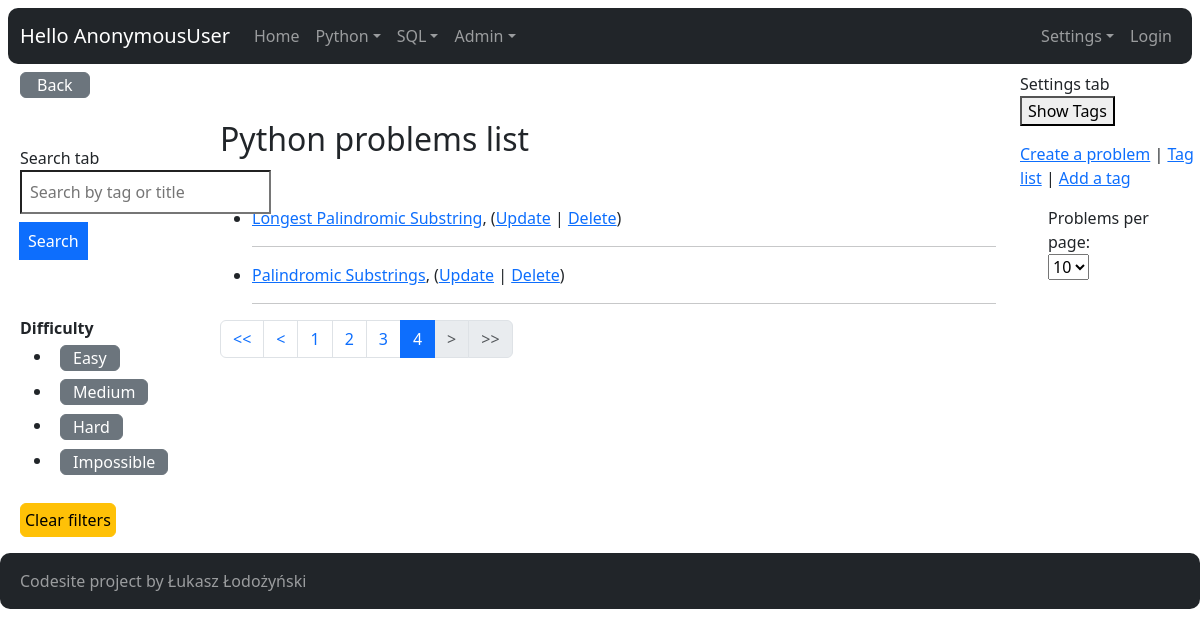
The page /python/?query=&difficulty=&page=4&problems_per_page=10 on the database as committed earlier.
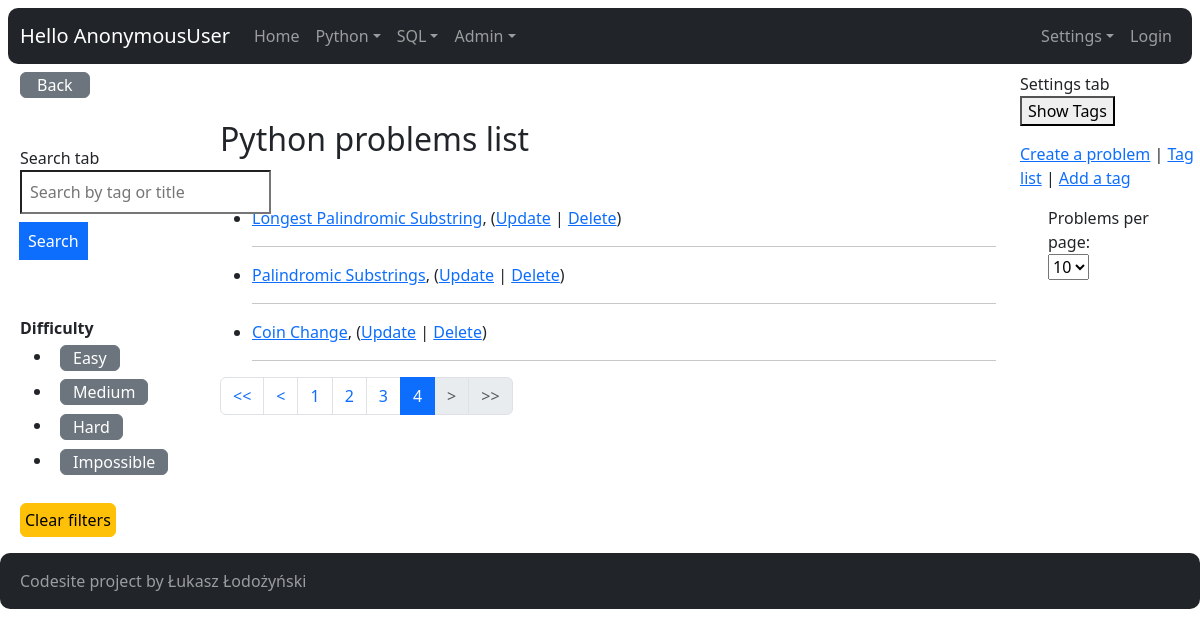
The same page on the database as committed later.
### python_problems/models.py (models this page shows, shortened)
class Difficulty(models.Model):
    name = models.CharField(max_length=16)
    class Meta:
        verbose_name_plural = "Difficulties"

class Problem(models.Model):
    title = models.CharField(max_length=200)
    slug = models.SlugField(unique=True, blank=True)
    tags = models.ManyToManyField("Tag")
    difficulty = models.ForeignKey(
        Difficulty, related_name="problems_difficulty", on_delete=models.DO_NOTHING)
    time_complexity = models.ForeignKey(
        Complexity, related_name="problems_time_complexity", on_delete=models.DO_NOTHING)
    space_complexity = models.ForeignKey(
        Complexity, related_name="problems_space_complexity", on_delete=models.DO_NOTHING)
    url = models.CharField(max_length=200)
    description = models.TextField(blank=False, null=False)
    is_solved = models.BooleanField(default=False)
    solution = models.TextField(blank=True, null=True)
    testcase = models.TextField(blank=True, null=True)

### python_problems/views.py (the view)
# urls.py: path("", views.ProblemIndexView.as_view(), name="index"),
class ProblemIndexView(ListView):
    model = Problem
    def get_context_data(self, **kwargs):
        context = super(ProblemIndexView, self).get_context_data(**kwargs)
        query = self.request.GET.get("query", "")
        problem_list = self.model.objects.all()
        difficulty_list = Difficulty.objects.all()
        difficulty_id = self.request.GET.get('difficulty', '')
        if difficulty_id:
            problem_list = problem_list.filter(difficulty__id=difficulty_id)
        if query:
            problem_list = problem_list.filter(
                Q(tags__name__icontains=query) | Q(title__icontains=query)).distinct()
        problems_per_page = self.request.GET.get("problems_per_page", "10")
        paginator = Paginator(problem_list, problems_per_page)
        page_number = self.request.GET.get('page', 1)
        page_obj = paginator.get_page(page_number)
        context["problem_list"] = problem_list
        context["query"] = query
        context["difficulty_list"] = difficulty_list
        context["difficulty_id"] = difficulty_id
        context["page_obj"] = page_obj
        context["problems_per_page"] = problems_per_page
        return context

### core/context_processors.py (called while the page is built)
def settings(request):
    return {
        'settings': django_settings,
    }

### python_problems/templates/python_problems/problem_list.html (shortened to what the changed rows need)
{% extends "core/base.html" %}
{% block content %}
  <div class="container-fluid m-2">
    <div class="row">
      <div class="col-md-2">
        <br>
        <ul>
          {% for difficulty in difficulty_list %}
            <li class="py-1 px-2 {% if difficulty.id|stringformat:"s" == difficulty_id|stringformat:"s" %}text-warning{% endif %}">
              <a href="?query={{ query|default_if_none:'' }}&difficulty={{ difficulty.id }}&problems_per_page={{ problems_per_page|default_if_none:10 }}"
                 class="btn btn-secondary py-0 {% if difficulty.id|stringformat:"s" == difficulty_id|stringformat:"s" %}text-warning{% endif %}">{{ difficulty.name }}</a>
            </li>
          {% endfor %}
        </ul>
      </div>
      <div class="col-md-8">
        <div class="mb-5 mt-5">
          <h2>Python problems list</h2>
        </div>
        {% if page_obj %}
          <ul>
            {% for problem in page_obj %}
              <div class="row">
                <div class="col-md-auto">
                  <li>
                    <div class="problem-container flex">
                      <a href="{% url 'python_problems:detail' problem.slug %}">{{ problem.title }}</a>,
                      (<a href="{% url 'python_problems:problem-update' problem.id %}">Update</a> |
                      <a href="{% url 'python_problems:problem-delete' problem.id %}">Delete</a>)
                    </div>
                  </div>
                  <div class="col-md-auto">
                  </div>
              </div>
              <hr>
            {% endfor %}
          </ul>
          <nav>
            <ul class="pagination">
              {% for num in page_obj.paginator.page_range %}
                {% if page_obj.number == num %}
                  <li class="page-item active">
                    <span class="page-link">{{ num }}</span>
                  </li>
                {% else %}
                  <li class="page-item">
                    <a class="page-link"
                       href="?query={{ query|default_if_none:'' }}&difficulty={{ difficulty_id|default_if_none:'' }}&page={{ num }}&problems_per_page={{ problems_per_page|default_if_none:10 }}">{{ num }}</a>
                  </li>
                {% endif %}
              {% endfor %}
            </ul>
          </nav>
        {% else %}
          <p>No python problems available.</p>
        {% endif %}
      </div>
    </div>
  {% endblock content %}

Rows that differ between the two databases and show on the page:
added Problem: title "Coin Change"
